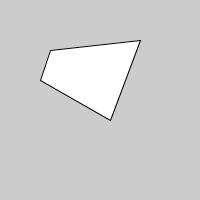
Frame 1 (no input)
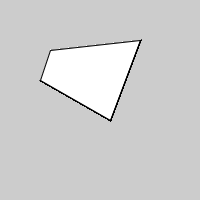
Frame 60 (the mouse pressed at the canvas centre just before this capture)
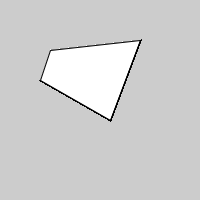
Frame 120 (the mouse held since frame 60 and released just before this capture)

The Processing sketch that drew these frames (run headless with seeded random() and noise(); from frame 60 on, the mouse is pressed at the canvas centre):

// Processing sketch: quadrilatero
// ── quadrilatero.pde
//Desenhando um quadrilatero

void setup(){
  size(200, 200);
}

void draw(){
  quad(50, 50, 40, 80, 110, 120, 140, 40);
  
}
